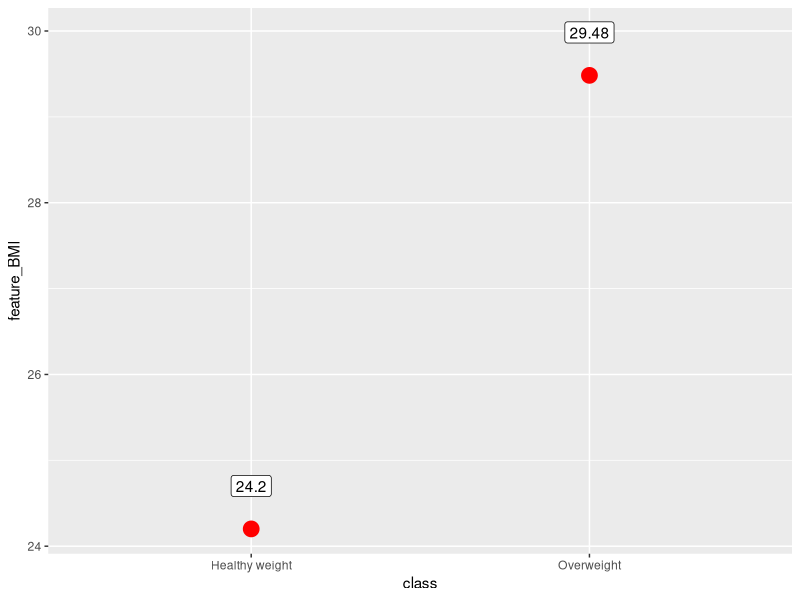
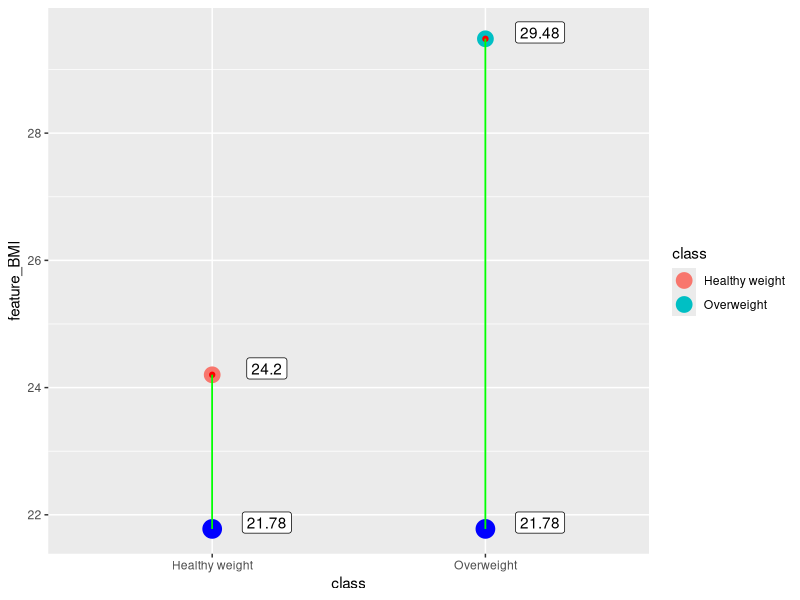
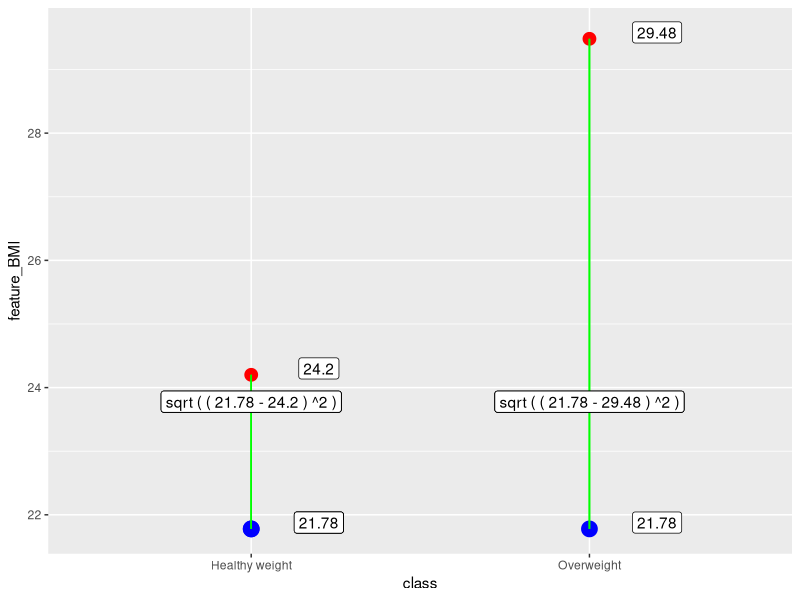
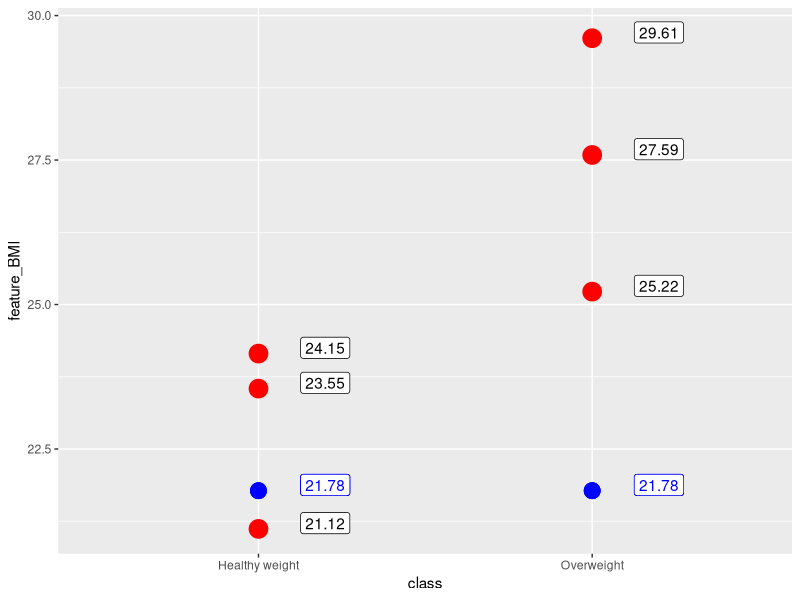
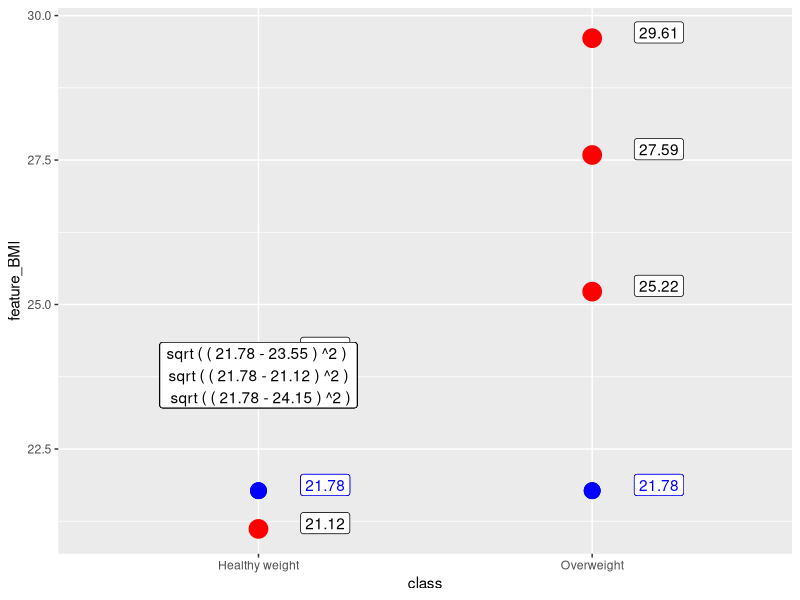
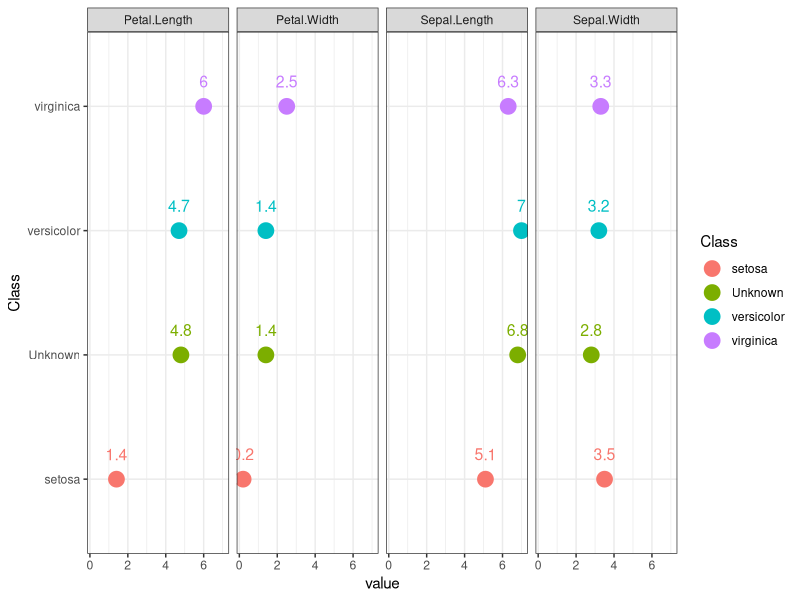

Source code (R) for these figures, in order: (Note: this script raises an error after producing the figures.)
# we would require 5 libraries to explore and 
# learn mechanics of k nearest neighbours

library(dplyr)  # data wrangling
library(tidyr)  # data wrangling
library(tibble) # data wrangling
library(ggplot2) # visuals
library(class)  # model building


#######################  PART_1
# knn is example of supervised classification technique,
# supervised means that all rows or instances  
# are labeled with specific class or outcome

#  classification means that our class is
#  categorical variable

#  To initiate knn the follwong action shoul be taken:
#  Data inspection 
#  Splitting data into training and testing datasets
#  Fitting the model to training data
#  Evaluate perfomance on test data
#  Model tuning , specifically, for knn, to determine optimal values of k


# knn is extremely powerfull when applied
# to homogenous data, speficically,
# it is suited very well to numerical features whose 
# data range is similar

# Goal of Knn is to 
# Estimate similarity between records with defined classes with 
# records without defined class

#  Now, how to measure similary of records?
#  We need to employ distance formula,
#  Euclidian distance is a common approach

# assume 2 dimentional space with 2 points

sample_1<-data.frame(  feature_BMI=c( runif(1,18.5,24.9),
                                      runif(1, 25.0,29.9)),
                       class=c( "Healthy weight","Overweight" ),
                       row.names=c("inst_1  ","inst_2  ")   )

#  code sampel is available at github ,fill free to replicate it
# we can use View to explicitly check all records
View(sample_1)

# Greate job 
# Now lets visualise situation we are dealing with 
ggplot2::ggplot(data=sample_1,aes(y= feature_BMI ,x=class))+
  geom_point(col="red",cex=5)+
  geom_label(aes(label=round(feature_BMI,2)  ),nudge_y = 0.5 )

# we have 2 values for single feature,
# each value corresponds to specific class
# Now assume , we need to decide , to what class 
# we should assign new point , should it belong to 
# Forst or second class: Healhy or overweight

set.seed(123)
new_point<-runif(1,18.5,29.9) # generate random point

# lets take advantage of ggplot2 again
ggplot2::ggplot(data=sample_1,aes(y= feature_BMI ,x=class))+
  geom_point(aes(col=class),cex=5)+
  geom_label(aes(label=round(feature_BMI,2)  ),nudge_y = 0.1,nudge_x=0.2 )+
  geom_point(col="red")+geom_point(aes(y=new_point),col="blue",cex=6) +
  geom_segment(x="Healthy weight",y=new_point,xend = "Healthy weight", yend = sample_1$feature_BMI[1],
               color="green")+
  geom_segment(x="Overweight",y=new_point,xend = "Overweight", yend = sample_1$feature_BMI[2],
               color="green")+
  geom_label(aes(label=round(new_point,2),x=class,y=new_point  ),nudge_y = 0.1,nudge_x=0.2 )

# blue point can potentially belong to class 1 or 2
# we need to measure distance between red and blue point, 
# green and blue point

# Lets estimate Euclidian Distance between 2 poins

dist_1<- sqrt( (new_point-sample_1$feature_BMI[1])^2 )
dist_2<- sqrt( (new_point-sample_1$feature_BMI[2])^2 )

#lets add new column to sample_1
sample_1<-sample_1 %>% dplyr::mutate(Eu_Dist=sqrt( (new_point-feature_BMI)^2 ))

# now  add new record with class we dont know
sample_1<-sample_1 %>%
  dplyr::bind_rows( tibble(feature_BMI=new_point,class=NA,Eu_Dist=NA) )
row.names(sample_1)[3]<-3

# Value for "Overweight"??? is smaller, it is closer, therefore
# blue dot should belong to Overweignt class

sample_1$class[3]<-sample_1$class[ which.min(sample_1$Eu_Dist) ] # use which.min, 
# ignores NA


# how to implement the process with r fucntionality
# we would call for knn fucntion from class package
class::knn( train=sample_1[c(1,2),1], # we define training set, and esclude column with classes 
            test=new_point, # define value we need to classify
            cl=sample_1[c(1,2),2], # indicate classes which coreslond to known record
            k=1 ) # how many neighbours to consider

# to sum up , lets proceed to ggplot 2
ggplot(data=sample_1,aes(y= feature_BMI ,x=class))+
  geom_point(col="red",cex=4)+
  geom_label(aes(label=round(feature_BMI,2)  ),nudge_y = 0.1,nudge_x=0.2 )+
  geom_point(col="red")+geom_point(aes(y=new_point),col="blue",cex=5) +
  geom_segment(x="Healthy weight",y=new_point,xend = "Healthy weight", yend = sample_1$feature_BMI[1],
               color="green")+
  geom_segment(x="Overweight",y=new_point,xend = "Overweight", yend = sample_1$feature_BMI[2],
               color="green")+
  geom_label(aes(label=round(new_point,2),x=class,y=new_point  ),nudge_y = 0.1,nudge_x=0.2 )+
  geom_label(aes(label=paste( "sqrt","(","(",round(new_point,2),"-",
                              round(feature_BMI[1],2) ,")","^2",")"),
                 x="Healthy weight",y=new_point  ),nudge_y = 2,nudge_x=0 )+
  geom_label(aes(label=paste( "sqrt","(","(",round(new_point,2),"-",
                              round(feature_BMI[2],2) ,")","^2",")"),
                 x="Overweight",y=new_point  ),nudge_y = 2,nudge_x=0 )


#######################  PART_2

# Horoso , now its time to check example with 1 feature, BMI , but with 
# multiple records for each class
sample_3<-data.frame(  feature_BMI=c( runif(3,18.5,24.9),
                                      runif(3, 25.0,29.9)),
                       class=c( rep("Healthy weight",3),rep("Overweight",3) ) )

# We inspect Visuals
ggplot(data=sample_3,aes(y= feature_BMI ,x=class))+
  geom_point(col="red",cex=6)+
  geom_label(aes(label=round(feature_BMI,2)  ),nudge_y = 0.1,nudge_x=0.2 )+
  geom_point(col="red")+geom_point(aes(y=new_point),col="blue",cex=5) +
  geom_label(aes(label=round(new_point,2),x=class,y=new_point  ),nudge_y = 0.1,nudge_x=0.2,color="blue" )
# Again , now we need to use 6 red poins l to decide 
# for which class blue point belongs, therefore, here we estimate
# 6 values for Euclidian distacne

#mutate fucntion would be quite handy
sample_3<-sample_3 %>% dplyr::mutate(Eu_Dist=sqrt( (new_point-feature_BMI)^2 ))

# to solididy inderstanding , lets plot the equations for single class
ggplot2::ggplot(data=sample_3,aes(y= feature_BMI ,x=class))+
  geom_point(col="red",cex=6)+
  geom_label(aes(label=round(feature_BMI,2)  ),nudge_y = 0.1,nudge_x=0.2 )+
  geom_point(col="red")+geom_point(aes(y=new_point),col="blue",cex=5) +
  geom_label(aes(label=round(new_point,2),x=class,y=new_point  ),nudge_y = 0.1,nudge_x=0.2,color="blue" )+
  geom_label(aes(label=paste("sqrt","(","(",round(new_point,2),"-",round(feature_BMI[1],2) ,")","^2",")","\n",
                             "sqrt","(","(",round(new_point,2),"-",round(feature_BMI[2],2) ,")","^2",")","\n",
                             "sqrt","(","(",round(new_point,2),"-",round(feature_BMI[3],2) ,")","^2",")"),
                 x="Healthy weight",y=new_point  ),nudge_y = 2,nudge_x=0 )
# same calculation are aplied to column Overweignt

# Assume that k equals 3 , threrefore we need to choode free nearest neighbours,
# or 3 lowers values for distance

sample_3 <-sample_3 %>% dplyr::arrange(Eu_Dist) %>% dplyr::slice(1:3)

table(sample_3$class) # now we use table to count uniqu classes
prop.table( table(sample_3$class) ) # prop.table to wrup table is used to check share of class
# among other classes, we divide count of overweight records by total
# number of records


# How should the  process be implemented with R fucntion
class::knn( train=sample_3[,1],
            test=new_point,
            cl=sample_3[,2],k=3, 
            prob=TRUE )

# probality shows share of most commom class, this is the output of
# prop.table , proportion table 


############ PART 3

# Knn is great classifying tool for data with homogenous 
# records, for example in iris dataset all features are
#of numeric type
sample_4<-iris
View(sample_4)

# Now , lets check how exactly features are dissimilart in 
# ters of central tendency and spread
summary(sample_4[,-5])

#judjing from summary, we can say that only Petal.Width 
# is notably smaller compare to other features, but overall
# we can not conclude that particula feature
# is extremely far from other 

cat(   "sqrt(  (1000-5.0)^2+(2.7-2.0)^2+(3.9-3.5)^2     )"      )
# this is equation fo EU distance for single 
# record with 3 features, first valun in brackest is x
# We are conserned with feature range because 
# EU distance is sensetive to outlies 
# and , if lets say x1,1000, is significantluy greater
# than other features, 
#it would increase Eu distance for partcicual record
# and would lower the changes of 
# class, which correspond to the respecive record,
# to become meaningfull classifier.
# the resoective situations may require use or
# data normalisteion ,but so far, Iris data set in our example
# does not reuqire specia transofrmation

# goind bacj to sample_4
tibble::glimpse(sample_4)
# in this example there are 4 features which 
# are characeristics of 3 different plants, 
# out target is to find class[Species] of 
# plant fiven its 4 featues


# lets sample single row we would like to predict
set.seed(321)
loc<-sample(1:nrow(sample_4),1 ) # we randomly generate index
test_row_1<-sample_4[ loc[1]   , -5  ] # here we store 1 record we need to classify
test_row_cl<-sample_4[ loc[1]   , 5  ] # here we store actual classes for test row

# what classes are available 
sample_4$Species %>% unique()
# we need 3 records, 1 per each class, therefore
# our train set woudl contain 1 samples for each class

# we would require to group data and take 1 sample from each froup
train_row_3<-sample_4[-loc,] %>% dplyr::group_by(Species) %>%
  slice(1)

# First off all wee ned to draw 4 graphs, 
# 1 graph per feature where each graph contains
# 1 point from test set and 3 form training set

train_row_3
test_row_1

# here we have 3 instances from training set and 
# we need to decide which is closer in terms of 
# euclidian distance to test_row_1

# we need to convert train_row_3 and test_row_1 to long format
# This transformation is requred 
# to apply ggplot with facets
gg_train<-train_row_3 %>% tidyr::pivot_longer(Sepal.Length:Petal.Width ,
                                              names_to="Feature") %>%
  rename("Class"="Species")  
# here we Gather columns data from multiple column into rows
#for train data

gg_test<-test_row_1 %>% tidyr::pivot_longer(Sepal.Length:Petal.Width ,
                                            names_to="Feature") %>%
  mutate(Class="Unknown") %>% dplyr::select(Class,Feature,value)

gg_in<-dplyr::bind_rows(gg_train,gg_test)

## here my goal to create long table  where each column is
# separate variale, this is only done to use fucntionality of ggplot2

ggplot2::ggplot(data=gg_in,aes(y=Class,x=value))+ 
  geom_point(aes(col= Class),cex=5)+
  geom_text(aes(label=round(value,2),color=Class ),cex=4,nudge_y = 0.2 ) + 
  facet_grid(~Feature,  space="free") +
  theme_bw()

#  Unknown  Class  is present per each feature
#  other  dots are features from 3 instances  
#  of train set with defined class

# 3 train records and 1 test record means 3 equations, 4 features per record,
# mean 4 operand in equation
# here is Eu for single row

cat( "sqrt(  (4.8-6)^2+(1.4-2.5)^2+(6.8-6.3)^2+(2.8-3.3)^2    )"      )

#  Here we need to substract train set form test
train_row_3[,-5]-test_row_1 # both have different rows , we need to triple
# first  record in test set
train_row_3[,-5]-test_row_1[ c(1,1,1),]   # here first rows is repeated 3 times
# this is how to extract values element wise when dealing with 
# data frames

# the whole eaution with rowSums
Euc_Dist=rowSums( (train_row_3[,-5]-test_row_1[ c(1,1,1), ])^2 ) %>% sqrt()

# now we would create additional column and arrange data, then pull 1 nearest
# neighbours because number of classes equals number of records
train_row_3 %>% ungroup() %>% mutate(Euc_Dist=Euc_Dist) %>%
  arrange(Euc_Dist) %>% slice(1)
test_row_cl

class::knn( train=train_row_3[,-5],
            test=test_row_1,
            cl=dplyr::pull(train_row_3[,5]), # here I use pull because cl accepts vector as input
            k=1)                             


##### Greate Job, Not we would employ whole 
# iris dataset , with  80,20 split,
# 80% of records for trainig set and 20$ for test, 
# therefore we need to classify 20%
# of records

set.seed(253)
loc<-sample(1:nrow(iris),nrow(iris)*0.2 ) # this are indices for test set
test_set<-iris[ loc   , -5 ]
test_set_cl<-iris[ loc   , 5 ]
train_set<-iris[ -loc   , ] # use use minus to select rows which are not part of test set


# How would knn fucntion perform
m1_knn<-knn( train=train_set[,-5],
             test=test_set,
             cl=train_set[,5], k=3,
             prob=TRUE)

# now we stimate accuracy, how many values in 
# m1_knn  equal to values in test set classes
sum(m1_knn==test_set_cl)/ length(test_set_cl)


##  now lest write our own solution to soliduty understandng 
## of knn 
n_test<-nrow(test_set)
n_train<-nrow(train_set)
out<-rep("",n_test) # out vecotr would store our result of classification 
# of test  values

# please dont be discourage by loop, it feets perfecty in 
# what we want to do

i<-1
for ( i in 1:n_test) {
  
  # lets check each operand
  Eu_Dist=rowSums( (train_set[,-5] - test_set[i,][c(rep(1,n_train)), ] ) ^2 ) %>% sqrt()
  train_buf<-train_set %>% mutate(Eu_Dist=Eu_Dist) %>% arrange(Eu_Dist) %>%
    slice(1:3)
  class_buf<-names( which.max(table(train_buf$Species)))
  out[i]<-class_buf
} 

sum(out==test_set_cl)/ n_test


## finaly , lets combine knn fucntion and loop to 
## chack if our accuracy can be improved


# Again, lets proceed with loop
# we woudl ckech accuraccy for k range form 1 to 10
for (i in (1:10) )  {
  m1_knn<-knn( train=train_set[,-5],
               test=test_set,
               cl=train_set[,5], k=i,
               prob=TRUE)
  acc<-sum(m1_knn==test_set_cl)/ length(test_set_cl)
  print( paste( i,": Accuracy of ",  acc ) )
}


# Greate job everyone.
# Knn  is straighforward, easy-to-implement 
# supervised machine learning algorithm that can be
# used to solve both classification  challenhes.

# It works especially well  when features form 
#  homogenous numerical data , the poijt of convern is to 
# choose oprimal K values to achieve higest accuracy
